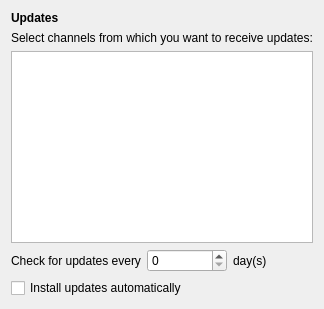
     <widget class="QWidget" name="updatesPage">
      <layout class="QVBoxLayout" name="updatesPageVerticalLayout" stretch="0,0,0,0,1">
       <item>
        <widget class="QLabel" name="updatesHeader">
         <property name="font">
          <font>
           <weight>75</weight>
           <bold>true</bold>
          </font>
         </property>
         <property name="text">
          <string>Updates</string>
         </property>
        </widget>
       </item>
       <item>
        <widget class="QLabel" name="updatesDescriptionLabel">
         <property name="text">
          <string>Select channels from which you want to receive updates:</string>
         </property>
        </widget>
       </item>
       <item>
        <widget class="Otter::ItemViewWidget" name="updateChannelsItemView">
         <property name="sizePolicy">
          <sizepolicy hsizetype="Expanding" vsizetype="Expanding">
           <horstretch>0</horstretch>
           <verstretch>0</verstretch>
          </sizepolicy>
         </property>
         <property name="minimumSize">
          <size>
           <width>0</width>
           <height>0</height>
          </size>
         </property>
         <property name="editTriggers">
          <set>QAbstractItemView::NoEditTriggers</set>
         </property>
         <property name="showDropIndicator" stdset="0">
          <bool>false</bool>
         </property>
         <property name="selectionMode">
          <enum>QAbstractItemView::NoSelection</enum>
         </property>
         <property name="isWrapping" stdset="0">
          <bool>false</bool>
         </property>
        </widget>
       </item>
       <item>
        <layout class="QVBoxLayout" name="updatesVerticalLayout">
         <item>
          <layout class="QHBoxLayout" name="updatesHorizontalLayout">
           <item>
            <widget class="QLabel" name="intervalLabel">
             <property name="text">
              <string>Check for updates every</string>
             </property>
            </widget>
           </item>
           <item>
            <widget class="QSpinBox" name="intervalSpinBox"/>
           </item>
           <item>
            <widget class="QLabel" name="intervalDaysLabel">
             <property name="text">
              <string>day(s)</string>
             </property>
            </widget>
           </item>
          </layout>
         </item>
         <item>
          <widget class="QCheckBox" name="autoInstallCheckBox">
           <property name="text">
            <string>Install updates automatically</string>
           </property>
          </widget>
         </item>
        </layout>
       </item>
       <item>
        <spacer name="updatesVerticalSpacer">
         <property name="orientation">
          <enum>Qt::Vertical</enum>
         </property>
         <property name="sizeHint" stdset="0">
          <size>
           <width>0</width>
           <height>0</height>
          </size>
         </property>
        </spacer>
       </item>
      </layout>
     </widget>
